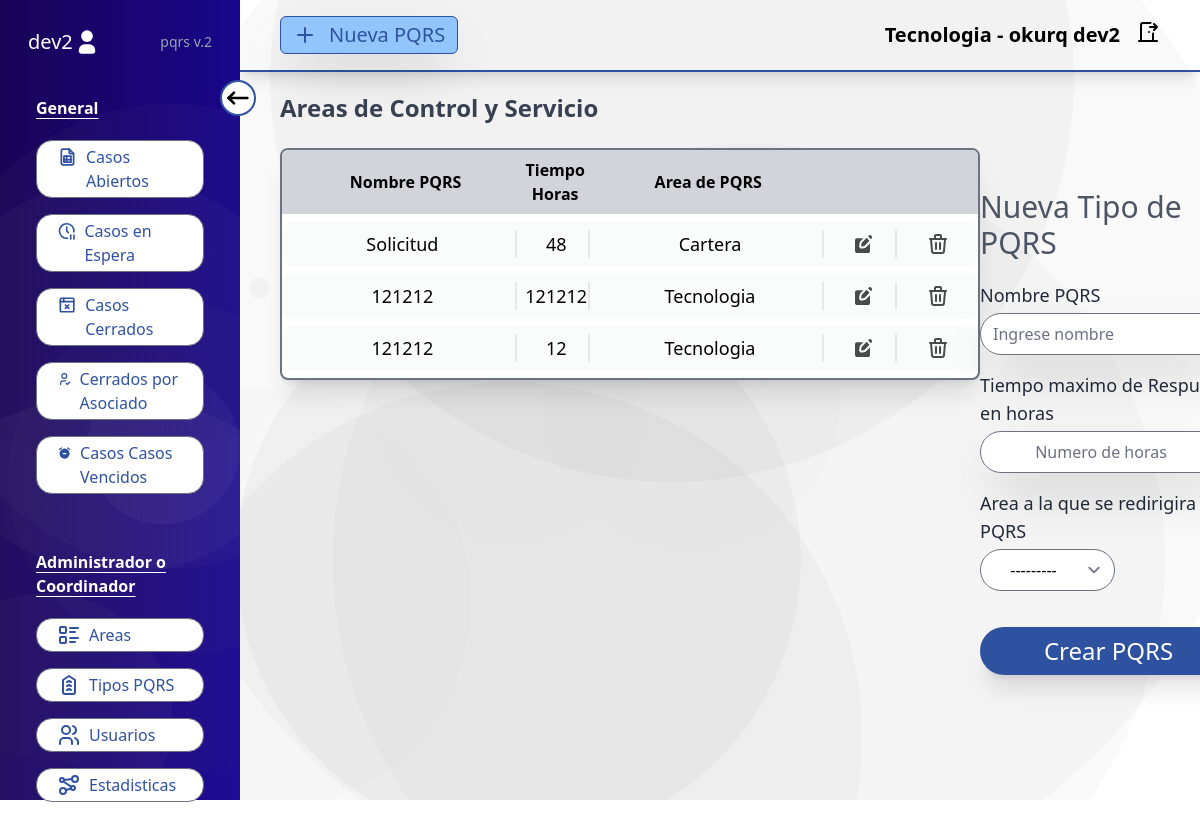
Page /adminUser/tiposPQRS/ (signed in) on the earlier database version.
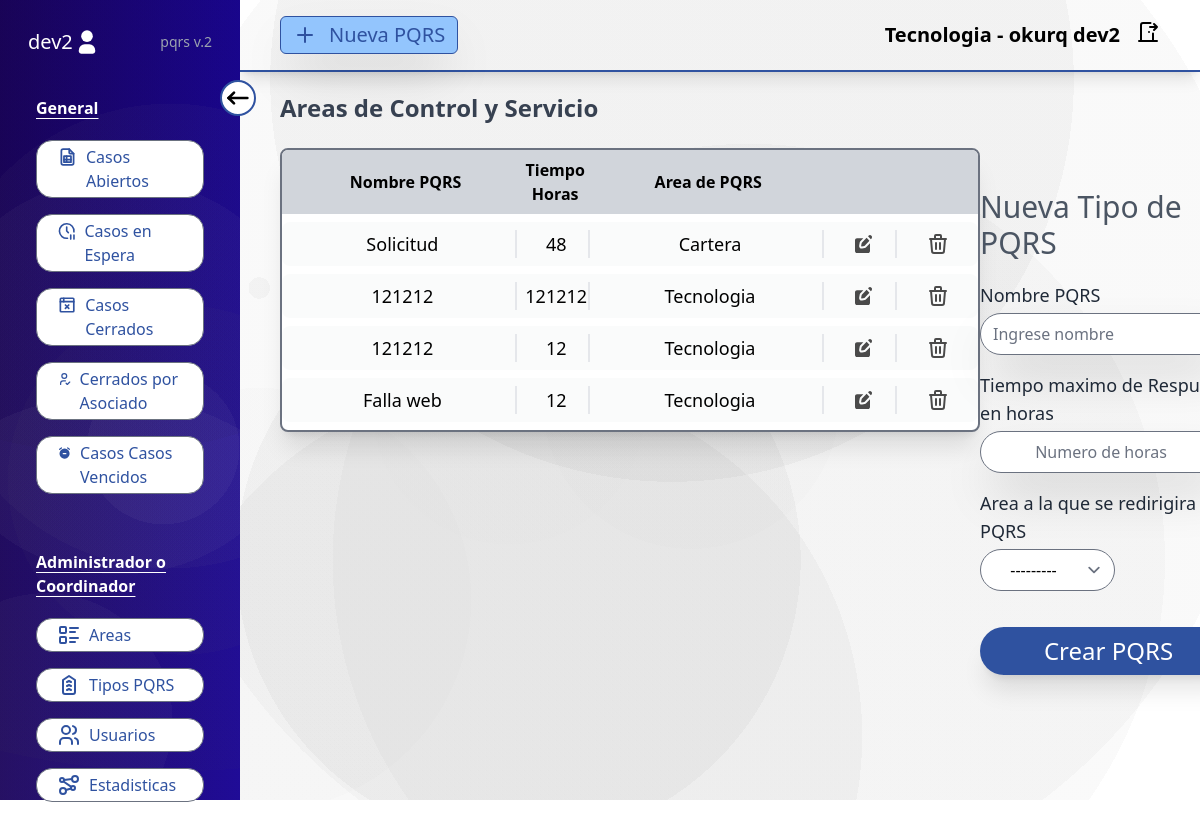
Same page on the later database version.
### adminUser/models.py (models this page shows, shortened)
class TypesPQRS(models.Model):
    name = models.CharField(max_length=100)
    timeExecute = models.IntegerField()
    area_redirect = models.ForeignKey(Areas, on_delete=models.SET_NULL, null=True, blank=True)

class Areas(models.Model):
    name = models.CharField(max_length=30)
    def __str__(self):
        return self.name

### adminUser/views.py (the view)
# urls.py: path('tiposPQRS/', typesPQRSAll, name="typesPQRS"),
@login_required
@check_superadmin()
def typesPQRSAll(request):
    pqrs = TypesPQRS.objects.all()
    form = TypesPQRSForms()
    if request.method == 'POST':
        form = TypesPQRSForms(request.POST)
        if form.is_valid():
            form.save()
            return redirect('typesPQRS')
    return render(request, 'admin/pqrs.html', {'pqrs': pqrs, 'form': form})

### adminUser/forms.py
class TypesPQRSForms(forms.ModelForm):
    class Meta:
        model = TypesPQRS
        fields = '__all__'
        labels = {
            'name': 'Nombre PQRS',
            'timeExecute': 'Tiempo maximo de Respuesta en horas',
            'area_redirect': 'Area a la que se redirigira la PQRS'
        }
        widgets = {
            'name': forms.TextInput(attrs={
                'class': 'rounded-full shadow-2xl',
                'placeholder': 'Ingrese nombre'
            }),
            'timeExecute': forms.NumberInput(attrs={
                'class': 'rounded-full shadow-2xl text-center',
                'placeholder': 'Numero de horas'
            }),
            'area_redirect': forms.Select(
                attrs={
                    'class': 'rounded-full text-center',
                }
            )
        }

### adminUser/templates/admin/pqrs.html (shortened to what this page needs)
{% extends "baseUsers.html" %}
{% load static %}
{% block datas %}
<section class="h-full w-full flex flex-row justify-around items-center">
    <div class="h-full flex flex-col">
        <div class="top-areas mb-6">
            <h2 class="text-2xl text-gray-700 font-semibold">Areas de Control y Servicio</h2>
        </div>
        <div class="max-h-[90%] w-[700px] border-2 bg-white border-gray-500 rounded-lg overflow-y-auto shadow-xl">
            <ul class="flex flex-row text-base font-semibold bg-gray-300 px-2 py-2 text-center">
              <li class="w-[34%] flex justify-center items-center">Nombre PQRS</li>
              <li class="w-[10%] flex justify-center items-center">Tiempo Horas</li>
              <li class="w-[35%] flex justify-center items-center">Area de PQRS</li>
              <li class="w-[10%] flex justify-center items-center"></li>
              <li class="w-[10%] flex justify-center items-center"></li>
            </ul>
            <div class="flex flex-col gap-2 py-2">
              {% for pqr in pqrs %}
                <ul
                    class="flex flex-row gap-2 py-2 bg-gray-100/40 rounded-lg hover:bg-slate-200
                    transition-colors duration-200 px-2 text-lg">
                    <li class="w-[35%] border-r-2 flex text-center justify-center items-center">{{pqr.name}}</li>
                    <li class="w-[10%] border-r-2 flex text-center justify-center items-center">{{pqr.timeExecute}}</li>
                    <li class="w-[35%] border-r-2 flex text-center justify-center items-center">{{pqr.area_redirect}}</li>
                    <li class="w-[10%] border-r-2 flex text-center justify-center items-center">
                        <a
                            href="{% url 'updatePQRS' pqr.id %}"
                        >
                        </a>
                    </li>
                    <li class="w-[10%] flex text-center justify-center items-center">
                        <a
                            href="{% url 'deleteTypePQRS' pqr.id %}"
                            onclick="return confirm('Esta seguro de eliminar esta PQRS?')"
                        >
                        </a>
                    </li>
                </ul>
              {% endfor %}
            </div>
        </div>
    </div>
    <div class="flex flex-col gap-5">
        <h2 class="text-3xl text-gray-600">Nueva Tipo de PQRS</h2>
        <form method="POST" class="flex flex-col gap-4" id="typepqrs-form">
            {% for field in form %}
                <div class="flex flex-col justify-center items-start gap-1">
                    <label class="text-gray-800 text-lg" for="{{ field.id_for_label }}">{{ field.label }}</label>
                    {{ field }}
                </div>
            {% endfor %}
            <button
                class="bg-cootra hover:scale-105 transition-all duration-200 text-white mt-5 text-2xl px-5 shadow-xl p-2 rounded-full"
                id="submit-btn"
                type="submit">
                Crear PQRS
            </button>
        </form>
    </div>
</section>
{% endblock datas %}

Differences in the rows shown:
added TypesPQRS: name "Falla web", timeExecute "12", area_redirect "Tecnologia"
